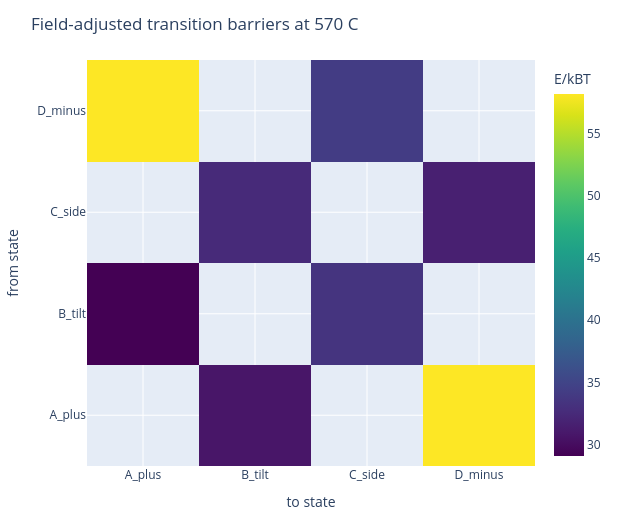

Write notebook code for a chart like this one.
### Markdown cell above
## Barrier and Relaxation Matrices

For state `i -> j`, the barrier is `E_saddle(i,j) - E_i`. The relaxation-time matrix shows `log10(τ/year)` at a representative temperature. In real Merrill.jl integration this would come from `field_adjusted_barrier_matrix` and the NEB-derived transition network.

### Code cell
ids = minimum_ids(landscape)
minimum_by_id = Dict(m.id => m for m in landscape.minima)
index = Dict(id => i for (i, id) in pairs(ids))

function barrier_matrix(landscape)
    n = length(landscape.minima)
    B = fill(Inf, n, n)
    for s in landscape.saddles
        i, j = index[s.from], index[s.to]
        B[i, j] = s.energy - minimum_by_id[s.from].energy
        B[j, i] = s.energy - minimum_by_id[s.to].energy
    end
    B
end

function field_adjusted_minimum_energy(minimum, B_T)
    minimum.energy - dot(minimum.metadata[:moment], B_T)
end

function field_adjusted_barriers(landscape, B_T)
    n = length(landscape.minima)
    adjusted = fill(Inf, n, n)
    for s in landscape.saddles
        i, j = index[s.from], index[s.to]
        adjusted[i, j] = s.energy - field_adjusted_minimum_energy(minimum_by_id[s.from], B_T)
        adjusted[j, i] = s.energy - field_adjusted_minimum_energy(minimum_by_id[s.to], B_T)
    end
    adjusted
end

function relaxation_log10_years(barriers, T_K)
    years = 365.25 * 24 * 3600
    out = similar(barriers)
    for i in axes(barriers, 1), j in axes(barriers, 2)
        out[i, j] = isfinite(barriers[i, j]) ? log10(τ0) + barriers[i, j] / (kB * T_K) / log(10) - log10(years) : NaN
    end
    out
end

Trep_K = 570.0 + 273.15
Brep = reversal_field(0.50 * duration_yr)
barriers = field_adjusted_barriers(landscape, Brep)
relax = relaxation_log10_years(barriers, Trep_K)

function plotly_finite_matrix(mat)
    out = Matrix{Union{Nothing,Float64}}(undef, size(mat))
    for i in axes(mat, 1), j in axes(mat, 2)
        v = Float64(mat[i, j])
        out[i, j] = isfinite(v) ? v : nothing
    end
    out
end

barrier_z = plotly_finite_matrix(barriers ./ (kB * Trep_K))
relax_z = plotly_finite_matrix(relax)

show_plotly(Plot([
    heatmap(z=barrier_z, x=String.(ids), y=String.(ids), colorscale="Viridis", colorbar=attr(title="E/kBT"))
], Layout(title="Field-adjusted transition barriers at 570 C", xaxis=attr(title="to state"), yaxis=attr(title="from state"), width=620, height=520)))

### Figure 1 — Plotly figure (JSON) as saved in the notebook; plotly's stock layout.template omitted (floating-point values rounded to 4 significant figures)
{"data": [{"colorbar": {"title": "E/kBT"}, "colorscale": "Viridis", "transpose": true, "type": "heatmap", "x": ["A_plus", "B_tilt", "C_side", "D_minus"], "y": ["A_plus", "B_tilt", "C_side", "D_minus"], "z": [[null, 29.07, null, 58.2], [30.71, null, 32.46, null], [null, 33.36, null, 34.15], [58.2, null, 31.6, null]]}], "layout": {"height": 520, "margin": {"b": 50, "l": 50, "r": 50, "t": 60}, "title": "Field-adjusted transition barriers at 570 C", "width": 620, "xaxis": {"title": "to state"}, "yaxis": {"title": "from state"}}}
